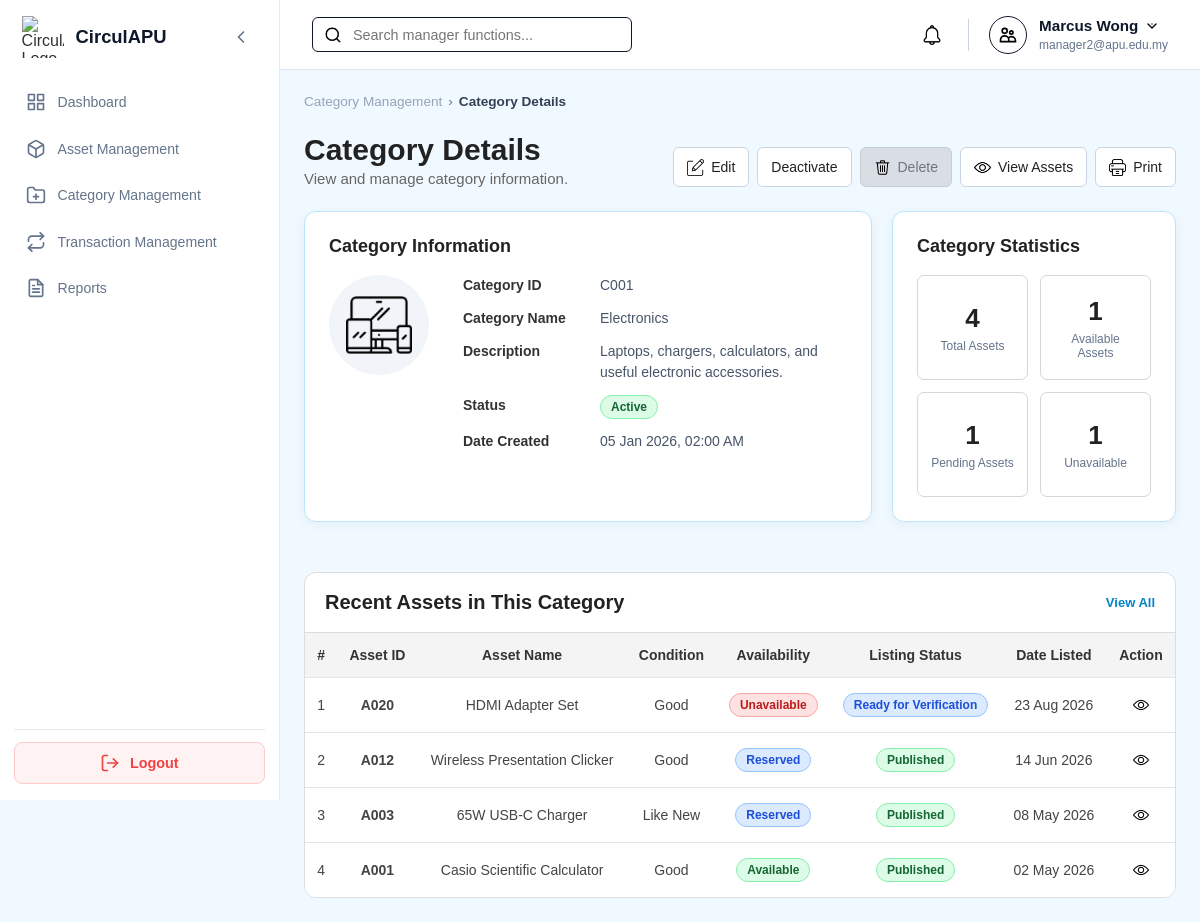
The app's page /Manager/manager_category_view.php?categoryID=C001&back=page=2 (signed in) with its own data.
### tables this page shows
CREATE TABLE `categories` (
  `categoryID` varchar(10) NOT NULL,
  `categoryName` varchar(100) NOT NULL,
  `description` varchar(255) DEFAULT NULL,
  `categoryIcon` varchar(255) DEFAULT NULL,
  `status` enum('Active','Inactive') NOT NULL DEFAULT 'Active',
  `createdDate` timestamp NOT NULL DEFAULT current_timestamp()
);

CREATE TABLE `assets` (
  `assetID` varchar(10) NOT NULL,
  `ownerID` varchar(10) NOT NULL,
  `categoryID` varchar(10) NOT NULL,
  `assetName` varchar(150) NOT NULL,
  `description` varchar(255) DEFAULT NULL,
  `assetCondition` enum('New','Like New','Good','Fair','Poor') NOT NULL,
  `imageURL` varchar(255) DEFAULT NULL,
  `availabilityStatus` enum('Available','Reserved','Borrowed','Unavailable') NOT NULL,
  `listingStatus` enum('Draft','Pending Review','Ready for Verification','Approved','Published','Rejected','Removed') NOT NULL,
  `createdDate` timestamp NOT NULL DEFAULT current_timestamp(),
  `updatedDate` timestamp NULL DEFAULT NULL ON UPDATE current_timestamp(),
  `verificationStatus` enum('Pending','Approved','Rejected') NOT NULL
);

### Manager/manager_category_view.php (the view, shortened to what this page needs)
<?php
require_once '../print.php';
require_once '../db.php';
function e($v): string { return htmlspecialchars((string)$v, ENT_QUOTES, 'UTF-8'); }
function iconPath($v): string {
    $v = str_replace('\\', '/', trim($v));
    return preg_match('/^https?:\/\//i', $v) ? $v : '../' . ltrim(preg_replace('#^(\.\./)+#', '', $v), '/');
}
$categoryID=trim($_GET['categoryID']??'');$back=trim($_GET['back']??'');$source=$_GET['source']??'categories';
$backURL=($source==='reports'?'manager_reports.php':'manager_categories.php').($back?'?'.$back:'');
$backLabel=$source==='reports'?'Reports':'Category Management';
$navParam=($source==='reports'?'&source=reports':'').($back?'&back='.rawurlencode($back):'');
$categoryReturn=['categoryID'=>$categoryID];
if($back)$categoryReturn['back']=$back;
$assetNav='&source=category&back='.rawurlencode(http_build_query($categoryReturn));
$category = null;
$assets = [];
$stats = ['total'=>0,'available'=>0,'pending'=>0,'unavailable'=>0];
$linkedAssets = 0;
$error = '';
try {
    $conn->set_charset('utf8mb4');
    $stmt = $conn->prepare("
        SELECT categoryID,categoryName,description,categoryIcon,status,createdDate
        FROM categories WHERE categoryID=? LIMIT 1
    ");
    $stmt->bind_param('s', $categoryID);
    $stmt->execute();
    $category = $stmt->get_result()->fetch_assoc();
    if (!$category) {
        $error = 'The selected category could not be found.';
    } else {
        $stmt = $conn->prepare("
            SELECT
                COUNT(*) linked,
                SUM(listingStatus<>'Removed') total,
                SUM(listingStatus='Published' AND verificationStatus='Approved' AND availabilityStatus='Available') available,
                SUM(listingStatus IN ('Draft','Pending Review','Ready for Verification')) pending,
                SUM(availabilityStatus='Unavailable' AND listingStatus<>'Removed') unavailable
            FROM assets WHERE categoryID=?
        ");
        $stmt->bind_param('s', $categoryID);
        $stmt->execute();
        $row = $stmt->get_result()->fetch_assoc();
        $linkedAssets = (int)($row['linked'] ?? 0);
        foreach ($stats as $k => $v) $stats[$k] = (int)($row[$k] ?? 0);
        $stmt = $conn->prepare("
            SELECT assetID,assetName,assetCondition,availabilityStatus,listingStatus,createdDate
            FROM assets
            WHERE categoryID=? AND listingStatus<>'Removed'
            ORDER BY createdDate DESC LIMIT 5
        ");
        $stmt->bind_param('s', $categoryID);
        $stmt->execute();
        $assets = $stmt->get_result()->fetch_all(MYSQLI_ASSOC);
    }
} catch (Throwable $e) {
    error_log($e->getMessage());
    $error = 'Unable to load category details. Please try again.';
}
$icon = iconPath($category['categoryIcon'] ?? '');
?>
<!DOCTYPE html>
<html lang="en">
<head>
    <link rel="stylesheet" href="../style.css">
    <link rel="stylesheet" href="manager_style.css">
    <link rel="stylesheet" href="manager_mobile.css">
</head>
<body class="role-manager">
<div class="dashboard-container">
<?php include '../sidebar.php'; ?>
<div class="main-content">
<?php include '../header.php'; ?>
<main class="page-body">
<?php if ($error): ?>
<section class="management-heading">
    <div class="breadcrumb">
        <a href="<?=e($backURL)?>"><?=e($backLabel)?></a>
        <span>›</span><span class="breadcrumb-current">Category Details</span>
    </div>
    <h1>Category Details</h1>
</section>
<div class="alert alert-error"><?= e($error) ?></div>
<?php else: ?>
<section class="management-heading category-heading">
    <div>
        <div class="breadcrumb">
            <a href="<?=e($backURL)?>"><?=e($backLabel)?></a>
            <span>›</span><span class="breadcrumb-current">Category Details</span>
        </div>
        <h1>Category Details</h1>
        <p>View and manage category information.</p>
    </div>
    <div class="category-page-actions">
        <a href="manager_category_edit.php?categoryID=<?= e($categoryID) ?><?=e($navParam)?>">
            <img src="../assets/icons/edit.png" alt=""> Edit
        </a>
        <?php if ($category['status'] === 'Active'): ?>
        <button type="button" class="deactivate"
                onclick="openDetailCategoryAction('deactivate')">Deactivate</button>
        <?php endif; ?>
        <?php if ($linkedAssets === 0): ?>
        <button type="button" class="delete" onclick="openDetailCategoryAction('delete')">
            <img src="../assets/icons/delete.png" alt=""> Delete
        </button>
        <?php else: ?>
        <button type="button" disabled title="Cannot delete because assets are linked to this category.">
            <img src="../assets/icons/delete.png" alt=""> Delete
        </button>
        <?php endif; ?>
        <a href="manager_assets.php?category=<?= e($categoryID) ?>">
            <img src="../assets/icons/view.png" alt=""> View Assets
        </a>
    </div>
</section>
<section class="category-detail-layout">
<article class="content-card category-info-card">
    <h2>Category Information</h2>
    <div class="category-info-content">
        <div class="category-main-icon">
            <?php if ($icon): ?><img src="<?= e($icon) ?>" alt="<?= e($category['categoryName']) ?>"><?php endif; ?>
        </div>
        <div class="category-info-fields">
            <?php
            $details = [
                'Category ID'   => $category['categoryID'],
                'Category Name' => $category['categoryName'],
                'Description'   => $category['description'] ?: '-',
                'Status'        => $category['status'],
                'Date Created'  => date('d M Y, h:i A', strtotime($category['createdDate']))
            ];
            foreach ($details as $label => $value):
            ?>
            <div class="category-info-row">
                <strong><?= e($label) ?></strong>
                <span><?php if($label==='Status'):?><span class="status-badge" data-status="<?=e($value)?>"><?=e($value)?></span><?php else:?><?=e($value)?><?php endif;?></span>
            </div>
            <?php endforeach; ?>
        </div>
    </div>
</article>
<article class="content-card category-stats-card">
    <h2>Category Statistics</h2>
    <div class="category-stats-grid">
        <div class="category-stat"><strong><?= $stats['total'] ?></strong><span>Total Assets</span></div>
        <div class="category-stat"><strong><?= $stats['available'] ?></strong><span>Available Assets</span></div>
        <div class="category-stat"><strong><?= $stats['pending'] ?></strong><span>Pending Assets</span></div>
        <div class="category-stat"><strong><?= $stats['unavailable'] ?></strong><span>Unavailable</span></div>
    </div>
</article>
</section>
<section class="management-list category-assets-list desktop-category-assets-list">
    <div class="management-list-header">
        <h2>Recent Assets in This Category</h2>
        <a href="manager_assets.php?category=<?= e($categoryID) ?>">View All</a>
    </div>
    <div class="management-table-wrapper">
    <table class="management-table">
        <thead>
        <tr>
            <th>#</th><th>Asset ID</th><th>Asset Name</th><th>Condition</th>
            <th>Availability</th><th>Listing Status</th><th>Date Listed</th><th>Action</th>
        </tr>
        </thead>
        <tbody>
        <?php if (!$assets): ?>
            <tr><td colspan="8" class="management-empty-state">No assets found in this category.</td></tr>
        <?php else: foreach ($assets as $i => $a): ?>
            <tr>
                <td><?= $i + 1 ?></td>
                <td><strong><?= e($a['assetID']) ?></strong></td>
                <td><?= e($a['assetName']) ?></td>
                <td><?= e($a['assetCondition']) ?></td>
                <td><span class="status-badge" data-status="<?=e($a['availabilityStatus'])?>"><?=e($a['availabilityStatus'])?></span></td>
                <td><span class="status-badge" data-status="<?=e($a['listingStatus'])?>"><?=e($a['listingStatus'])?></span></td>
                <td><?= date('d M Y', strtotime($a['createdDate'])) ?></td>
                <td>
                    <a href="manager_asset_view.php?assetID=<?= e($a['assetID']) ?><?=e($assetNav)?>"
                       class="management-action-btn" title="View">
                        <img src="../assets/icons/view.png" alt="View">
                    </a>
                </td>
            </tr>
        <?php endforeach; endif; ?>
        </tbody>
    </table>
    </div>
</section>
<?php endif; ?>
</main>
</div>
</div>
</body>
</html>

### records on screen
categories: categoryID "C001", categoryName "Electronics", description "Laptops, chargers, calculators, and useful electronic accessories.", status "Active"
assets: assetID "A020", assetName "HDMI Adapter Set", assetCondition "Good", availabilityStatus "Unavailable", listingStatus "Ready for Verification", createdDate "23 Aug 2026"
assets: assetID "A012", assetName "Wireless Presentation Clicker", assetCondition "Good", availabilityStatus "Reserved", listingStatus "Published", createdDate "14 Jun 2026"
assets: assetID "A003", assetName "65W USB-C Charger", assetCondition "Like New", availabilityStatus "Reserved", listingStatus "Published", createdDate "08 May 2026"
assets: assetID "A001", assetName "Casio Scientific Calculator", assetCondition "Good", availabilityStatus "Available", listingStatus "Published", createdDate "02 May 2026"

### other values on screen
$user_name "Marcus Wong"
$user_email "manager2@apu.edu.my"
$backLabel "Category Management"
$label "Print"
$label "Category ID"
$label "Category Name"
$label "Description"
$label "Status"
$label "Date Created"
$value "05 Jan 2026, 02:00 AM"
$stats['total'] "4"
$stats['available'] "1"
$stats['pending'] "1"
$stats['unavailable'] "1"
